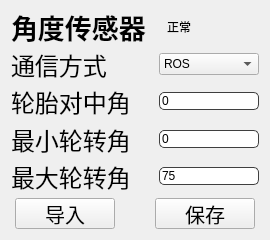
                         <widget class="QWidget" name="widget_1" native="true">
                          <property name="minimumSize">
                           <size>
                            <width>270</width>
                            <height>240</height>
                           </size>
                          </property>
                          <property name="maximumSize">
                           <size>
                            <width>270</width>
                            <height>240</height>
                           </size>
                          </property>
                          <property name="styleSheet">
                           <string notr="true">#widget_1{
border-style:solid;
border-width:1px;
border-color:#3f3f3f;
border-radius:5px;
}</string>
                          </property>
                          <layout class="QGridLayout" name="gridLayout_13">
                           <item row="0" column="0">
                            <layout class="QHBoxLayout" name="horizontalLayout_34">
                             <item>
                              <widget class="QLabel" name="label_21">
                               <property name="minimumSize">
                                <size>
                                 <width>150</width>
                                 <height>0</height>
                                </size>
                               </property>
                               <property name="maximumSize">
                                <size>
                                 <width>150</width>
                                 <height>16777215</height>
                                </size>
                               </property>
                               <property name="font">
                                <font>
                                 <pointsize>20</pointsize>
                                 <weight>75</weight>
                                 <bold>true</bold>
                                </font>
                               </property>
                               <property name="text">
                                <string>角度传感器</string>
                               </property>
                              </widget>
                             </item>
                             <item>
                              <widget class="QLabel" name="label_22">
                               <property name="minimumSize">
                                <size>
                                 <width>50</width>
                                 <height>0</height>
                                </size>
                               </property>
                               <property name="maximumSize">
                                <size>
                                 <width>100</width>
                                 <height>16777215</height>
                                </size>
                               </property>
                               <property name="text">
                                <string>正常</string>
                               </property>
                              </widget>
                             </item>
                            </layout>
                           </item>
                           <item row="4" column="0">
                            <layout class="QHBoxLayout" name="horizontalLayout_12">
                             <property name="spacing">
                              <number>0</number>
                             </property>
                             <item>
                              <widget class="QLabel" name="label_12">
                               <property name="minimumSize">
                                <size>
                                 <width>150</width>
                                 <height>0</height>
                                </size>
                               </property>
                               <property name="maximumSize">
                                <size>
                                 <width>150</width>
                                 <height>16777215</height>
                                </size>
                               </property>
                               <property name="font">
                                <font>
                                 <pointsize>18</pointsize>
                                </font>
                               </property>
                               <property name="text">
                                <string>最大轮转角</string>
                               </property>
                              </widget>
                             </item>
                             <item>
                              <widget class="QLineEdit" name="lineEdit_9">
                               <property name="minimumSize">
                                <size>
                                 <width>100</width>
                                 <height>0</height>
                                </size>
                               </property>
                               <property name="maximumSize">
                                <size>
                                 <width>100</width>
                                 <height>16777215</height>
                                </size>
                               </property>
                               <property name="styleSheet">
                                <string notr="true">border-style:solid;
border-width:1px;
border-color:#3f3f3f;
border-radius:5px;</string>
                               </property>
                               <property name="text">
                                <string>75</string>
                               </property>
                              </widget>
                             </item>
                            </layout>
                           </item>
                           <item row="5" column="0">
                            <layout class="QHBoxLayout" name="horizontalLayout_13">
                             <item>
                              <widget class="QPushButton" name="pushButton_9">
                               <property name="minimumSize">
                                <size>
                                 <width>100</width>
                                 <height>0</height>
                                </size>
                               </property>
                               <property name="maximumSize">
                                <size>
                                 <width>100</width>
                                 <height>16777215</height>
                                </size>
                               </property>
                               <property name="font">
                                <font>
                                 <pointsize>15</pointsize>
                                </font>
                               </property>
                               <property name="text">
                                <string>导入</string>
                               </property>
                              </widget>
                             </item>
                             <item>
                              <spacer name="horizontalSpacer_18">
                               <property name="orientation">
                                <enum>Qt::Horizontal</enum>
                               </property>
                               <property name="sizeType">
                                <enum>QSizePolicy::Fixed</enum>
                               </property>
                               <property name="sizeHint" stdset="0">
                                <size>
                                 <width>30</width>
                                 <height>20</height>
                                </size>
                               </property>
                              </spacer>
                             </item>
                             <item>
                              <widget class="QPushButton" name="pushButton_8">
                               <property name="minimumSize">
                                <size>
                                 <width>100</width>
                                 <height>0</height>
                                </size>
                               </property>
                               <property name="maximumSize">
                                <size>
                                 <width>100</width>
                                 <height>16777215</height>
                                </size>
                               </property>
                               <property name="font">
                                <font>
                                 <pointsize>15</pointsize>
                                </font>
                               </property>
                               <property name="text">
                                <string>保存</string>
                               </property>
                              </widget>
                             </item>
                            </layout>
                           </item>
                           <item row="3" column="0">
                            <layout class="QHBoxLayout" name="horizontalLayout_11">
                             <property name="spacing">
                              <number>0</number>
                             </property>
                             <item>
                              <widget class="QLabel" name="label_11">
                               <property name="minimumSize">
                                <size>
                                 <width>150</width>
                                 <height>0</height>
                                </size>
                               </property>
                               <property name="maximumSize">
                                <size>
                                 <width>150</width>
                                 <height>16777215</height>
                                </size>
                               </property>
                               <property name="font">
                                <font>
                                 <pointsize>18</pointsize>
                                </font>
                               </property>
                               <property name="text">
                                <string>最小轮转角</string>
                               </property>
                              </widget>
                             </item>
                             <item>
                              <widget class="QLineEdit" name="lineEdit_8">
                               <property name="minimumSize">
                                <size>
                                 <width>100</width>
                                 <height>0</height>
                                </size>
                               </property>
                               <property name="maximumSize">
                                <size>
                                 <width>100</width>
                                 <height>16777215</height>
                                </size>
                               </property>
                               <property name="styleSheet">
                                <string notr="true">border-style:solid;
border-width:1px;
border-color:#3f3f3f;
border-radius:5px;</string>
                               </property>
                               <property name="text">
                                <string>0</string>
                               </property>
                              </widget>
                             </item>
                            </layout>
                           </item>
                           <item row="2" column="0">
                            <layout class="QHBoxLayout" name="horizontalLayout_10">
                             <property name="spacing">
                              <number>0</number>
                             </property>
                             <item>
                              <widget class="QLabel" name="label_10">
                               <property name="minimumSize">
                                <size>
                                 <width>150</width>
                                 <height>0</height>
                                </size>
                               </property>
                               <property name="maximumSize">
                                <size>
                                 <width>150</width>
                                 <height>16777215</height>
                                </size>
                               </property>
                               <property name="font">
                                <font>
                                 <pointsize>18</pointsize>
                                </font>
                               </property>
                               <property name="text">
                                <string>轮胎对中角</string>
                               </property>
                              </widget>
                             </item>
                             <item>
                              <widget class="QLineEdit" name="lineEdit_7">
                               <property name="minimumSize">
                                <size>
                                 <width>100</width>
                                 <height>0</height>
                                </size>
                               </property>
                               <property name="maximumSize">
                                <size>
                                 <width>100</width>
                                 <height>16777215</height>
                                </size>
                               </property>
                               <property name="styleSheet">
                                <string notr="true">border-style:solid;
border-width:1px;
border-color:#3f3f3f;
border-radius:5px;</string>
                               </property>
                               <property name="text">
                                <string>0</string>
                               </property>
                              </widget>
                             </item>
                            </layout>
                           </item>
                           <item row="1" column="0">
                            <layout class="QHBoxLayout" name="horizontalLayout_15">
                             <item>
                              <widget class="QLabel" name="label_45">
                               <property name="minimumSize">
                                <size>
                                 <width>150</width>
                                 <height>0</height>
                                </size>
                               </property>
                               <property name="maximumSize">
                                <size>
                                 <width>150</width>
                                 <height>16777215</height>
                                </size>
                               </property>
                               <property name="font">
                                <font>
                                 <pointsize>18</pointsize>
                                 <weight>50</weight>
                                 <bold>false</bold>
                                </font>
                               </property>
                               <property name="text">
                                <string>通信方式</string>
                               </property>
                              </widget>
                             </item>
                             <item>
                              <widget class="QComboBox" name="comboBox_4">
                               <property name="minimumSize">
                                <size>
                                 <width>100</width>
                                 <height>0</height>
                                </size>
                               </property>
                               <property name="maximumSize">
                                <size>
                                 <width>100</width>
                                 <height>16777215</height>
                                </size>
                               </property>
                               <item>
                                <property name="text">
                                 <string>ROS</string>
                                </property>
                               </item>
                               <item>
                                <property name="text">
                                 <string>串口</string>
                                </property>
                               </item>
                               <item>
                                <property name="text">
                                 <string>CAN</string>
                                </property>
                               </item>
                              </widget>
                             </item>
                            </layout>
                           </item>
                          </layout>
                         </widget>
